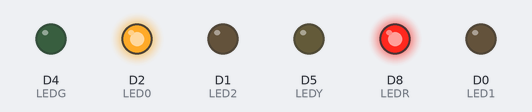
A sketch run on a simulated ESP8266 (NodeMCU). Shown: output pins drawn as LEDs (lit = HIGH).

Above: at 0.2 s.
At 1.2 s:
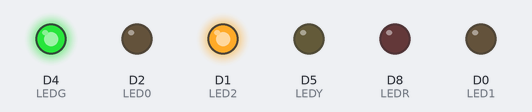
At 2.7 s:
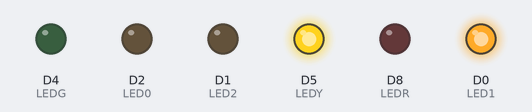
At 3.7 s:
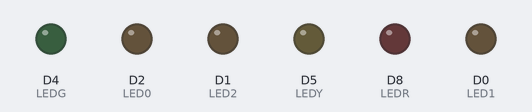
Timing chart, 0 to 4.6 s (numbered marks = the images above):
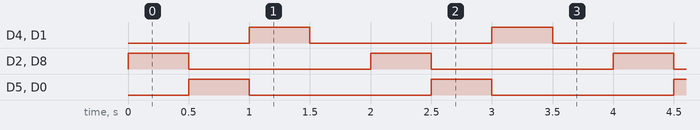

The sketch:

sketch_mar1a.ino
```cpp
#define LEDG D4
#define LEDY D5
#define LEDR D8
#define LED0 D2
#define LED1 D0
#define LED2 D1

void setup() {
  pinMode(LEDG, OUTPUT);
  pinMode(LEDY, OUTPUT);
  pinMode(LEDR, OUTPUT);
  pinMode(LED0, OUTPUT);
  pinMode(LED1, OUTPUT);
  pinMode(LED2, OUTPUT);
}

void loop() {
  rgbOneLamp();
}

void rgbOneLamp(){
  digitalWrite(LEDR, HIGH);
  digitalWrite(LED0, HIGH);
  delay(500);
  digitalWrite(LED1, HIGH);
  digitalWrite(LEDY, HIGH);
  digitalWrite(LED0, LOW);
  digitalWrite(LEDR, LOW);
  delay(500);
  digitalWrite(LED2, HIGH);
  digitalWrite(LEDG, HIGH);
  digitalWrite(LED1, LOW);
  digitalWrite(LEDY, LOW);
  delay(500);
  digitalWrite(LEDG, LOW);
  digitalWrite(LED2, LOW);
  delay(500);
}

void rgbThreeLamps(){
  digitalWrite(LEDR, HIGH);
  delay(500);
  digitalWrite(LEDR, LOW);
  digitalWrite(LEDY, HIGH);
  delay(500);
  digitalWrite(LEDY, LOW);
  digitalWrite(LEDG, HIGH);
  delay(500);
  digitalWrite(LEDG, LOW);
  delay(500);
}
```

Measured:
- by itself, D4 (LEDG), D2 (LED0), D1 (LED2), D5 (LEDY), D8 (LEDR), D0 (LED1): alternates HIGH for 0.50 s and LOW for 1.5 s
- by itself, everything shown: repeats every 2.0 s, in 4 steps
